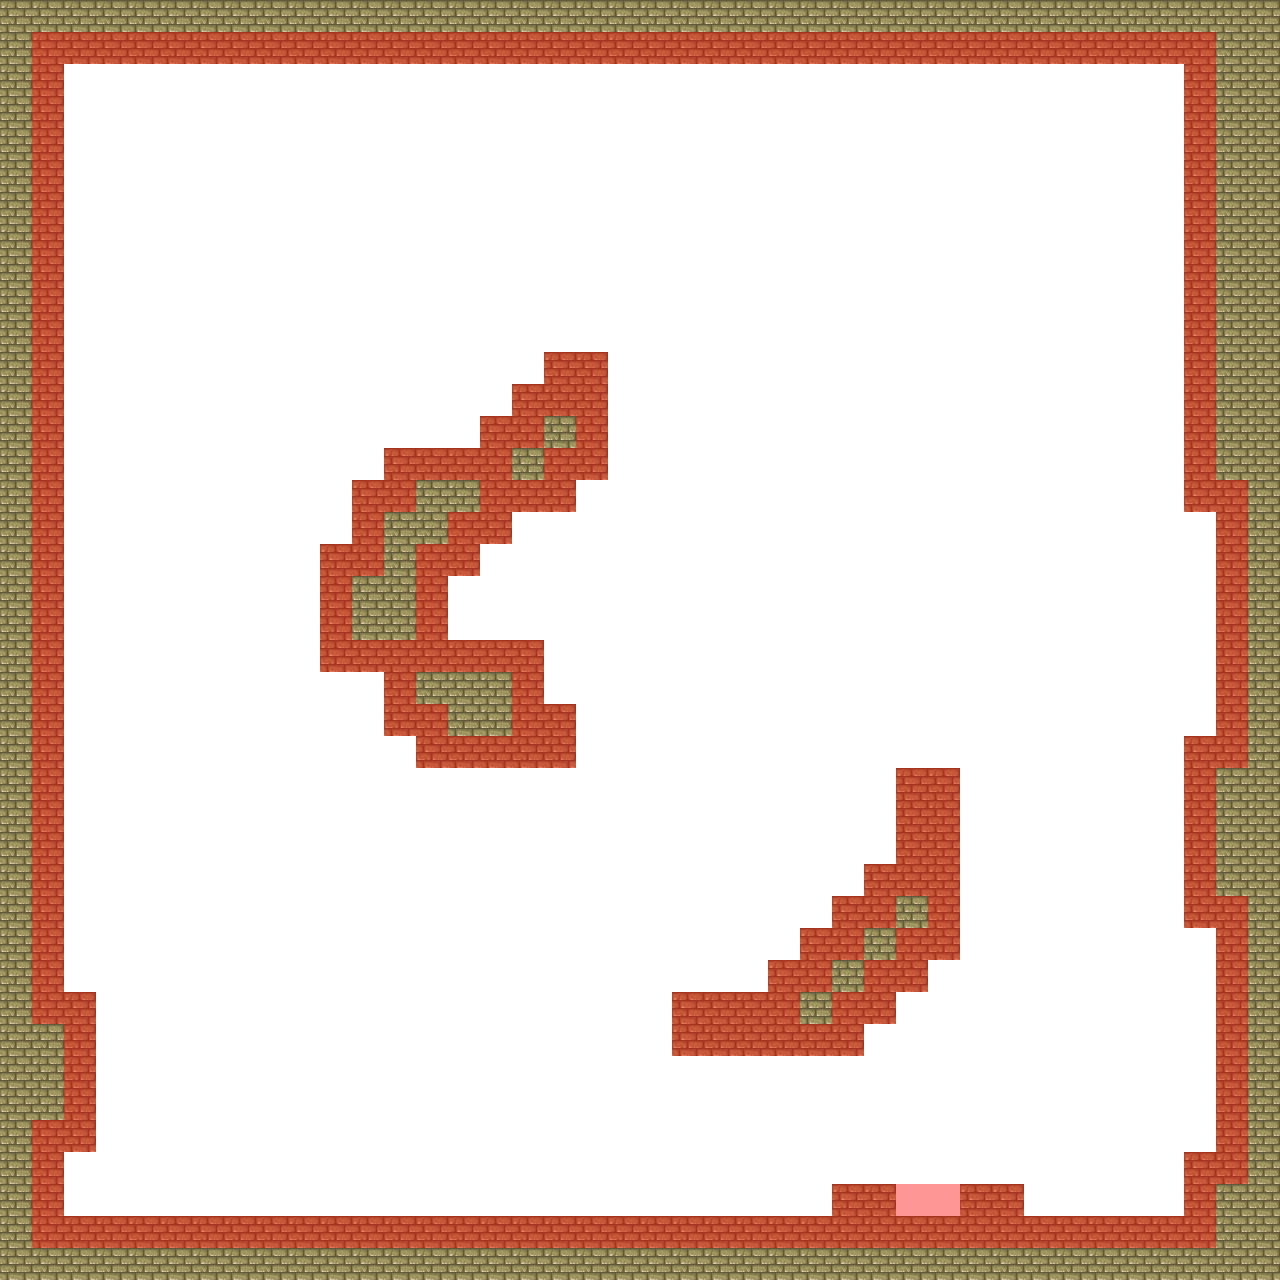

A level layout from a 2D game, rendered from its tile map. Below: a short description, then the map file with tile-grid data replaced by summaries:
An orthogonal 40x40 tile map with 32x32 px tiles, 2 tile layers (Map, Navigation), 3 tilesets and 35 objects (3x Enemy, Player).

<map version="1.10" tiledversion="1.11.2" orientation="orthogonal" renderorder="right-down" compressionlevel="0" width="40" height="40" tilewidth="32" tileheight="32" infinite="0" nextlayerid="6" nextobjectid="36">
 <tileset firstgid="1" name="tmw_desert_spacing" tilewidth="32" tileheight="32" spacing="1" margin="1" tilecount="48" columns="8">
  <image source="tmw_desert_spacing.png" width="265" height="199" />
 </tileset>
 <tileset firstgid="49" name="MapMetadata" tilewidth="32" tileheight="32" spacing="1" margin="1" tilecount="2" columns="2">
  <image source="MapMetadata.png" width="67" height="34" />
 </tileset>
 <tileset firstgid="51" name="tiletest3232-export" tilewidth="32" tileheight="32" tilecount="1" columns="1">
  <image source="../Textures/tiletest3232-export.png" width="32" height="32" />
 </tileset>
 <layer id="1" name="Map" width="40" height="40">
  <properties>
   <property name="Draw" type="bool" value="true" />
  </properties>
  <data>[1600 cells, 1600 non-empty, 2 distinct tile ids]</data>
 </layer>
 <layer id="2" name="Navigation" width="40" height="40">
  <properties>
   <property name="Draw" type="bool" value="false" />
   <property name="Navigation" type="bool" value="true" />
  </properties>
  <data>[1600 cells, 238 non-empty, 1 distinct tile ids]</data>
 </layer>
 <objectgroup id="3" name="Collision">
  <properties>
   <property name="Collision" type="bool" value="true" />
   <property name="Draw" type="bool" value="false" />
  </properties>
  <object id="1" x="0" y="0" width="64" height="1280" />
  <object id="2" x="64" y="1216" width="1152" height="64" />
  <object id="3" x="1216" y="0" width="64" height="1280" />
  <object id="4" x="64" y="0" width="1152" height="64" />
  <object id="5" x="1184" y="64" width="32" height="448" />
  <object id="6" x="1184" y="736" width="32" height="192" />
  <object id="7" x="960" y="1184" width="64" height="32" />
  <object id="8" x="832" y="1184" width="64" height="32" />
  <object id="9" x="64" y="992" width="32" height="160" />
  <object id="10" x="1184" y="1152" width="32" height="64" />
  <object id="11" x="896" y="768" width="64" height="192" />
  <object id="12" x="672" y="992" width="192" height="64" />
  <object id="13" x="544" y="352" width="64" height="128" />
  <object id="14" x="416" y="704" width="160" height="64" />
  <object id="15" x="320" y="544" width="128" height="128" />
  <object id="16" x="768" y="960" width="160" height="32" />
  <object id="17" x="864" y="992" width="32" height="32" />
  <object id="18" x="864" y="864" width="32" height="96" />
  <object id="19" x="800" y="928" width="64" height="32" />
  <object id="20" x="832" y="896" width="32" height="32" />
  <object id="21" x="448" y="640" width="96" height="64" />
  <object id="22" x="384" y="672" width="64" height="32" />
  <object id="23" x="384" y="704" width="32" height="32" />
  <object id="24" x="448" y="544" width="32" height="32" />
  <object id="25" x="352" y="480" width="160" height="64" />
  <object id="26" x="512" y="480" width="64" />
  <object id="27" x="384" y="448" width="160" height="32" />
  <object id="28" x="512" y="384" width="32" height="64" />
  <object id="29" x="480" y="416" width="32" height="32" />
  <object id="31" x="512" y="480" width="64" height="32" />
 </objectgroup>
 <objectgroup id="4" name="Teleport">
  <object id="30" x="896" y="1184" width="64" height="32">
   <properties>
    <property name="targetMap" value="Restaurant.tmx" />
   </properties>
  </object>
 </objectgroup>
 <objectgroup id="5" name="Entities">
  <object id="32" name="Player" type="Player" x="928" y="1152">
   <point />
  </object>
  <object id="33" name="Enemy6" type="Enemy" x="192" y="160">
   <properties>
    <property name="Enemy_ID" type="int" value="6" />
    <property name="active" type="bool" value="true" />
    <property name="texturePath" value="Assets/Maps/x.png" />
   </properties>
   <point />
  </object>
  <object id="34" name="Enemy7" type="Enemy" x="1056" y="320">
   <properties>
    <property name="Enemy_ID" type="int" value="7" />
    <property name="active" type="bool" value="true" />
    <property name="texturePath" value="Assets/Maps/x.png" />
   </properties>
   <point />
  </object>
  <object id="35" name="Enemy5" type="Enemy" x="192" y="896">
   <properties>
    <property name="Enemy_ID" type="int" value="5" />
    <property name="active" type="bool" value="true" />
    <property name="fight_ID" type="int" value="3" />
    <property name="texturePath" value="Assets/Maps/x.png" />
   </properties>
   <point />
  </object>
 </objectgroup>
</map>
